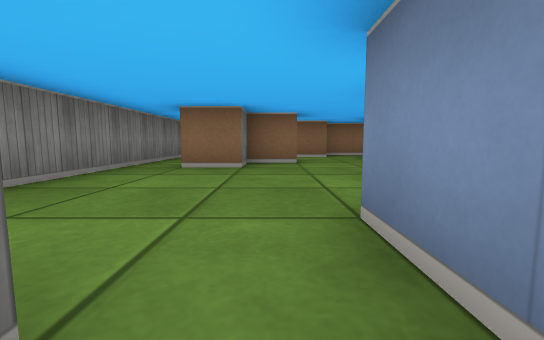
[1] (above)

14 first-person views from a walk through a cub3D maze. The camera is about half as high as the walls, tilts 6° down and sees 90° across. The floor is counted in squares. Each view is taken from the middle of a square. On the plan, view 1 faces up. The plan holds only what a view shows up to about 9 squares ahead; the rest is blank.

[2]
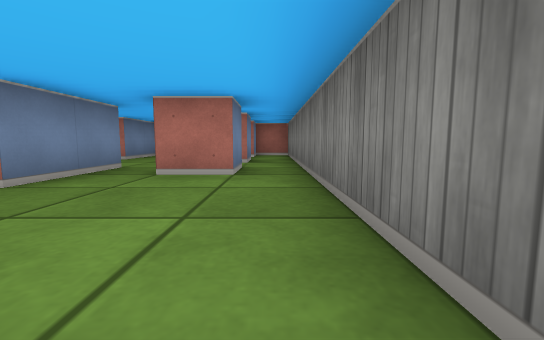

[3]
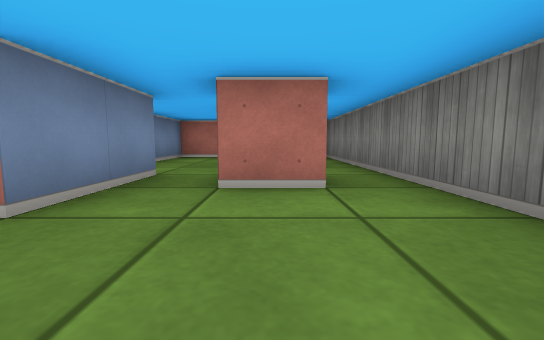

[4]
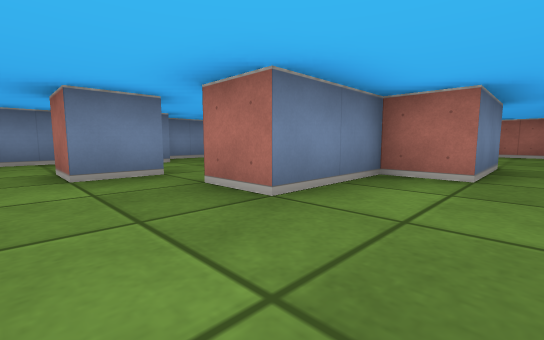

[5]
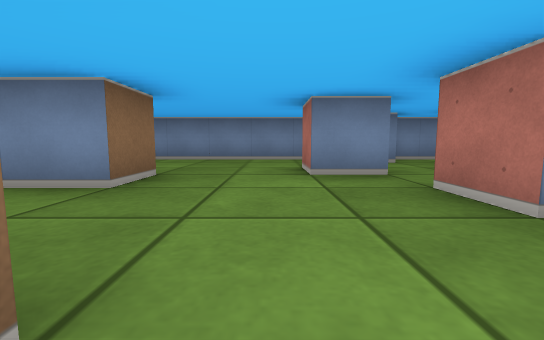

[6]
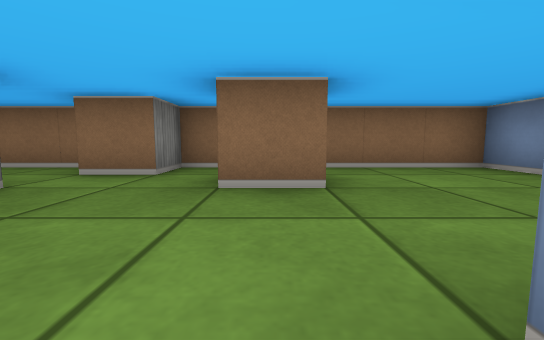

[7]
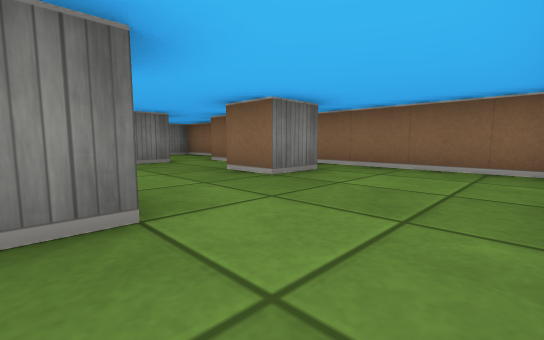

[8]
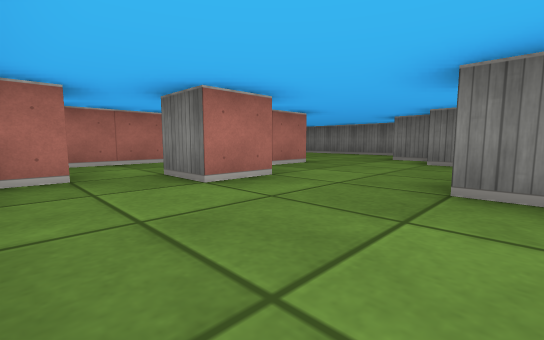

[9]
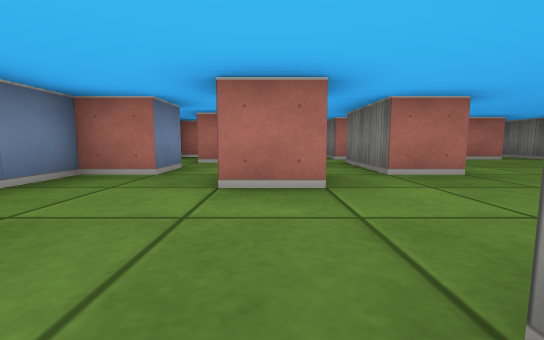

[10]
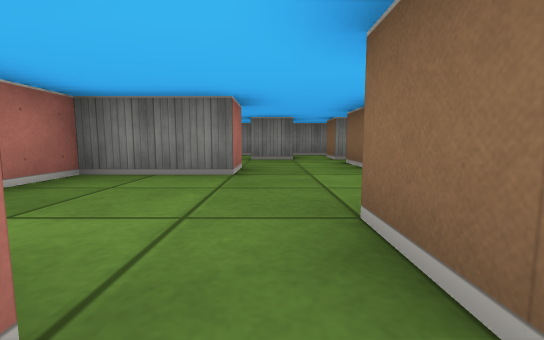

[11]
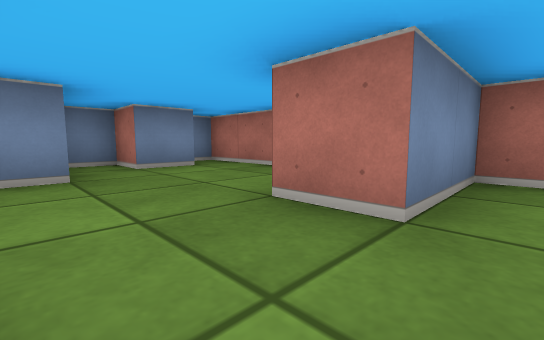

[12]
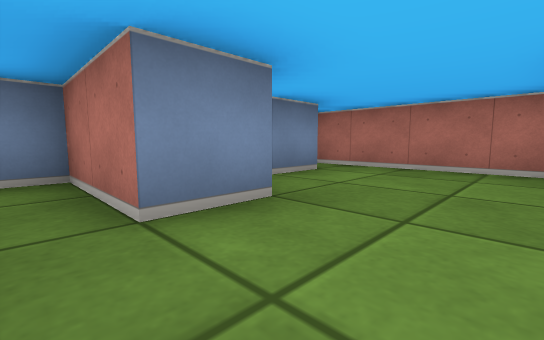

[13]
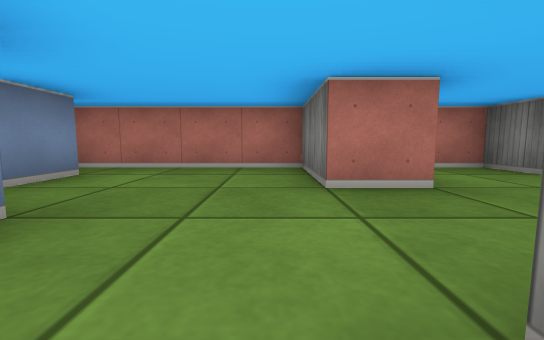

[14]
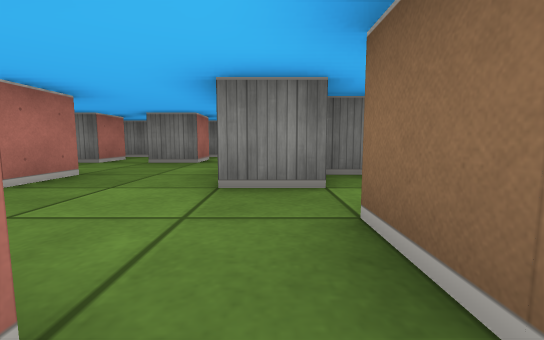

### Floor plan
Points are (right, up) in squares from view 1. A wall is a line through its corners. A room is listed if a view was taken in it or the views show most of it. See-through windows are left out.
Room 1 (views 1, 2, 3, 4, 5, 11)
walls: (-1.5, 0.5) (-0.5, 0.5) (-0.5, -0.5) (-1.5, -0.5) (-1.5, 0.5); (1.5, -0.5) (0.5, -0.5) (0.5, 1.5) (1.5, 1.5) (1.5, 3.5); (-1.5, -2.4) (-1.5, -1.5) (-0.5, -1.5) (-0.5, -2.5); (0.5, 5.5) (-0.5, 5.5) (-0.5, 4.5) (-1.5, 4.5); (-1.5, -4.2) (-1.5, -3.5) (-0.5, -3.5) (-0.5, -4.5) (1.5, -4.5) (1.5, -2.5); (-2.5, 6.5) (-2.5, -4.5) (-1.5, -4.5)
ways out: opening at (0.5, 4.5) to room 2; opening at (2, -1.5) to room 3; opening at (-2, 5.5) to room 4
Room 2 (views 6, 7, 8, 9)
walls: (3.5, 3.4) (3.5, 4.5) (4.5, 4.5) (4.5, 3.5); (3.5, 7.6) (3.5, 6.5) (2.5, 6.5) (2.5, 7.5); (1.5, 3.5) (2.5, 3.5) (2.5, 1.5); (5.5, 2.4) (5.5, 3.5) (6.5, 3.5) (6.5, 8.5) (1.5, 8.5) (1.5, 7.5) (0.5, 7.5); (3.6, 1.5) (5.5, 1.5); (0.5, 6.6) (0.5, 5.5)
ways out: opening at (0.5, 4.5) to room 1; opening at (-0.5, 7) to room 4; opening at (6, 1) to room 5
Room 3 (views 10, 12, 13, 14)
walls: (5.6, -1.5) (4.5, -1.5) (4.5, -0.5) (5.5, -0.5); (5.5, -3.6) (5.5, -2.5) (6.5, -2.5) (6.5, -1.8); (1.5, -2.5) (2.5, -2.5) (2.5, -4.5) (6.5, -4.5) (6.5, -4); (4.6, 0.5) (3.5, 0.5); (2.5, 0.6) (2.5, -0.5)
ways out: opening at (2, -1.5) to room 1; opening at (5, 0) to room 5; opening at (3, 1) to room 6
Room 4 (no view inside)
walls: (-0.1, 8.5) (-2.5, 8.5) (-2.5, 6.5)
ways out: opening at (-2, 5.5) to room 1; opening at (-0.5, 7) to room 2
Room 5 (no view inside)
walls: (5.5, -0.5) (6.5, -0.5) (6.5, 2.1)
ways out: opening at (6, 1) to room 2; opening at (5, 0) to room 3
Room 6 (no view inside)
walls: (1.5, 1.5) (1.5, 0.6)
ways out: opening at (3, 1) to room 3

Positions as (right, up) in squares from view 1, and headings:
1: (0, 0), facing up
2: (-2, 4), facing down
3: (-1, 3), facing down
4: (0, 5), facing down-right
5: (0, 5), facing right
6: (3, 4), facing up
7: (6, 4), facing up-left
8: (6, 7), facing down-left
9: (4, 7), facing down
10: (6, -2), facing left
11: (1, -1), facing down-right
12: (3, 0), facing down-right
13: (3, 0), facing down
14: (5, 0), facing left
